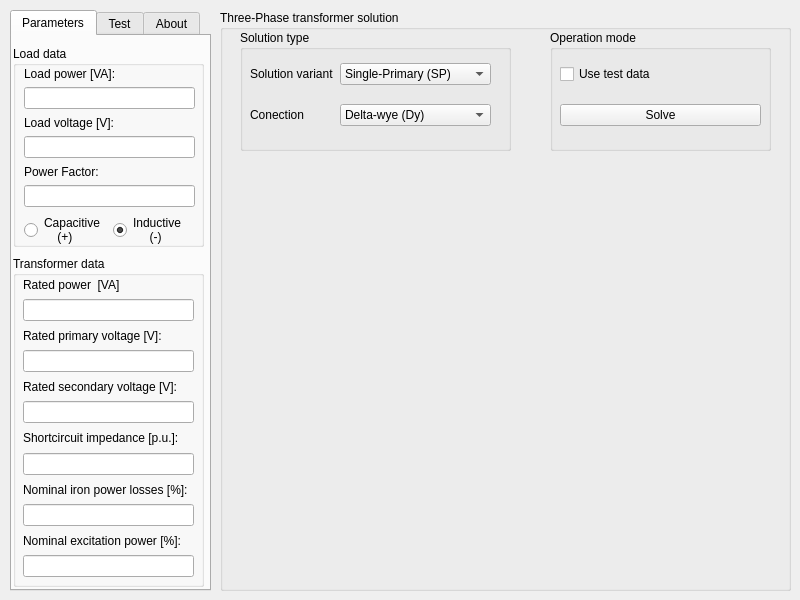
<?xml version="1.0" encoding="UTF-8"?>
<ui version="4.0">
 <class>Form</class>
 <widget class="QWidget" name="Form">
  <property name="geometry">
   <rect>
    <x>0</x>
    <y>0</y>
    <width>800</width>
    <height>600</height>
   </rect>
  </property>
  <property name="sizePolicy">
   <sizepolicy hsizetype="Preferred" vsizetype="Preferred">
    <horstretch>0</horstretch>
    <verstretch>0</verstretch>
   </sizepolicy>
  </property>
  <property name="minimumSize">
   <size>
    <width>800</width>
    <height>600</height>
   </size>
  </property>
  <property name="maximumSize">
   <size>
    <width>800</width>
    <height>600</height>
   </size>
  </property>
  <property name="windowTitle">
   <string>Three-Phase transformer solution</string>
  </property>
  <property name="windowIcon">
   <iconset resource="../../../../Python34/Lib/site-packages/PyQt4/trafoRSC.qrc">
    <normaloff>:/image/Icon.ico</normaloff>:/image/Icon.ico</iconset>
  </property>
  <widget class="QTabWidget" name="tabWidget">
   <property name="geometry">
    <rect>
     <x>10</x>
     <y>10</y>
     <width>201</width>
     <height>581</height>
    </rect>
   </property>
   <property name="maximumSize">
    <size>
     <width>1000</width>
     <height>800</height>
    </size>
   </property>
   <property name="currentIndex">
    <number>0</number>
   </property>
   <widget class="QWidget" name="tab_2">
    <attribute name="title">
     <string>Parameters</string>
    </attribute>
    <widget class="QGroupBox" name="groupBox_8">
     <property name="geometry">
      <rect>
       <x>1</x>
       <y>10</y>
       <width>191</width>
       <height>201</height>
      </rect>
     </property>
     <property name="title">
      <string>Load data</string>
     </property>
     <widget class="QWidget" name="layoutWidget">
      <property name="geometry">
       <rect>
        <x>11</x>
        <y>20</y>
        <width>171</width>
        <height>181</height>
       </rect>
      </property>
      <layout class="QVBoxLayout" name="verticalLayout_4">
       <item>
        <widget class="QLabel" name="label_9">
         <property name="text">
          <string>Load power [VA]:</string>
         </property>
        </widget>
       </item>
       <item>
        <widget class="QLineEdit" name="leLoadS">
         <property name="toolTip">
          <string>&lt;html&gt;&lt;head/&gt;&lt;body&gt;&lt;p&gt;Apparent power magnitude in the load&lt;/p&gt;&lt;/body&gt;&lt;/html&gt;</string>
         </property>
        </widget>
       </item>
       <item>
        <widget class="QLabel" name="label_10">
         <property name="text">
          <string>Load voltage [V]:</string>
         </property>
        </widget>
       </item>
       <item>
        <widget class="QLineEdit" name="leLoadV">
         <property name="toolTip">
          <string>&lt;html&gt;&lt;head/&gt;&lt;body&gt;&lt;p&gt;Line-line voltage in the load&lt;/p&gt;&lt;/body&gt;&lt;/html&gt;</string>
         </property>
        </widget>
       </item>
       <item>
        <widget class="QLabel" name="label_11">
         <property name="text">
          <string>Power Factor:</string>
         </property>
        </widget>
       </item>
       <item>
        <widget class="QLineEdit" name="leFP">
         <property name="toolTip">
          <string>&lt;html&gt;&lt;head/&gt;&lt;body&gt;&lt;p&gt;Power factor&lt;/p&gt;&lt;/body&gt;&lt;/html&gt;</string>
         </property>
        </widget>
       </item>
       <item>
        <layout class="QHBoxLayout" name="horizontalLayout">
         <item>
          <widget class="QRadioButton" name="rbLeading">
           <property name="text">
            <string>Capacitive
    (+)</string>
           </property>
          </widget>
         </item>
         <item>
          <widget class="QRadioButton" name="rbLag">
           <property name="text">
            <string>Inductive
     (-)</string>
           </property>
           <property name="checked">
            <bool>true</bool>
           </property>
          </widget>
         </item>
        </layout>
       </item>
      </layout>
     </widget>
    </widget>
    <widget class="QGroupBox" name="groupBox_5">
     <property name="geometry">
      <rect>
       <x>1</x>
       <y>220</y>
       <width>191</width>
       <height>331</height>
      </rect>
     </property>
     <property name="title">
      <string>Transformer data</string>
     </property>
     <widget class="QWidget" name="layoutWidget">
      <property name="geometry">
       <rect>
        <x>10</x>
        <y>20</y>
        <width>171</width>
        <height>301</height>
       </rect>
      </property>
      <layout class="QVBoxLayout" name="verticalLayout_3">
       <item>
        <widget class="QLabel" name="label_12">
         <property name="text">
          <string>Rated power  [VA]</string>
         </property>
        </widget>
       </item>
       <item>
        <widget class="QLineEdit" name="leRatedPower">
         <property name="toolTip">
          <string>&lt;html&gt;&lt;head/&gt;&lt;body&gt;&lt;p&gt;Transformer apparent power magnitude&lt;/p&gt;&lt;/body&gt;&lt;/html&gt;</string>
         </property>
        </widget>
       </item>
       <item>
        <widget class="QLabel" name="label_13">
         <property name="text">
          <string>Rated primary voltage [V]:</string>
         </property>
        </widget>
       </item>
       <item>
        <widget class="QLineEdit" name="lnPrimaryV">
         <property name="toolTip">
          <string>&lt;html&gt;&lt;head/&gt;&lt;body&gt;&lt;p&gt;Line-line rated voltage in transformer primary side&lt;/p&gt;&lt;/body&gt;&lt;/html&gt;</string>
         </property>
        </widget>
       </item>
       <item>
        <widget class="QLabel" name="label_14">
         <property name="text">
          <string>Rated secondary voltage [V]:</string>
         </property>
        </widget>
       </item>
       <item>
        <widget class="QLineEdit" name="leSecondaryV">
         <property name="toolTip">
          <string>&lt;html&gt;&lt;head/&gt;&lt;body&gt;&lt;p&gt;Line-line rated voltage in transformer secondary side&lt;/p&gt;&lt;/body&gt;&lt;/html&gt;</string>
         </property>
        </widget>
       </item>
       <item>
        <widget class="QLabel" name="label_17">
         <property name="text">
          <string>Shortcircuit impedance [p.u.]:</string>
         </property>
        </widget>
       </item>
       <item>
        <widget class="QLineEdit" name="leSCimpedance">
         <property name="enabled">
          <bool>true</bool>
         </property>
         <property name="toolTip">
          <string>&lt;html&gt;&lt;head/&gt;&lt;body&gt;&lt;p&gt;Shortcircuit impedance in per unit. &lt;span style=&quot; font-weight:600;&quot;&gt;Zeq&lt;/span&gt; [p.u.]&lt;/p&gt;&lt;p&gt;Here the shortcircuit impedance can be written in two ways:&lt;/p&gt;&lt;p&gt;1) Rectangular coordinates as: R+Xj&lt;/p&gt;&lt;p&gt;	Where R is the resistence an X the reactance.&lt;/p&gt;&lt;p&gt;2) Polar coordinates as: A,b&lt;/p&gt;&lt;p&gt;	Where A is the magnitude and b the angle in degrees.&lt;/p&gt;&lt;/body&gt;&lt;/html&gt;</string>
         </property>
        </widget>
       </item>
       <item>
        <widget class="QLabel" name="label_15">
         <property name="text">
          <string>Nominal iron power losses [%]:</string>
         </property>
        </widget>
       </item>
       <item>
        <widget class="QLineEdit" name="lePfe">
         <property name="toolTip">
          <string>&lt;html&gt;&lt;head/&gt;&lt;body&gt;&lt;p&gt;If nominal iron power losses are 3%, then the input value must be: 3&lt;br/&gt;&lt;/p&gt;&lt;/body&gt;&lt;/html&gt;</string>
         </property>
        </widget>
       </item>
       <item>
        <widget class="QLabel" name="label_16">
         <property name="text">
          <string>Nominal excitation power [%]:</string>
         </property>
        </widget>
       </item>
       <item>
        <widget class="QLineEdit" name="leQfd">
         <property name="toolTip">
          <string>&lt;html&gt;&lt;head/&gt;&lt;body&gt;&lt;p&gt;If the excitation power is 2%, then the input value must be: 2&lt;/p&gt;&lt;/body&gt;&lt;/html&gt;</string>
         </property>
        </widget>
       </item>
      </layout>
     </widget>
    </widget>
   </widget>
   <widget class="QWidget" name="tab">
    <attribute name="title">
     <string>Test</string>
    </attribute>
    <widget class="QGroupBox" name="groupBox_4">
     <property name="geometry">
      <rect>
       <x>1</x>
       <y>220</y>
       <width>191</width>
       <height>231</height>
      </rect>
     </property>
     <property name="toolTip">
      <string>&lt;html&gt;&lt;head/&gt;&lt;body&gt;&lt;p&gt;In these fields write the values obtained from the open circuit test, use the radio buttons to specify in which side the test was made.&lt;/p&gt;&lt;/body&gt;&lt;/html&gt;</string>
     </property>
     <property name="title">
      <string>Shortcircuit test</string>
     </property>
     <widget class="QWidget" name="layoutWidget_2">
      <property name="geometry">
       <rect>
        <x>10</x>
        <y>20</y>
        <width>171</width>
        <height>201</height>
       </rect>
      </property>
      <layout class="QVBoxLayout" name="verticalLayout_2">
       <item>
        <widget class="QLabel" name="label_6">
         <property name="text">
          <string>Shortcircuit voltage [V]:</string>
         </property>
        </widget>
       </item>
       <item>
        <widget class="QLineEdit" name="lescVoltage">
         <property name="toolTip">
          <string/>
         </property>
        </widget>
       </item>
       <item>
        <widget class="QLabel" name="label_7">
         <property name="text">
          <string>Shortcircuit current [A]:</string>
         </property>
        </widget>
       </item>
       <item>
        <widget class="QLineEdit" name="leSCcurrent">
         <property name="toolTip">
          <string/>
         </property>
        </widget>
       </item>
       <item>
        <widget class="QLabel" name="label_8">
         <property name="text">
          <string>Copper losses [W]:</string>
         </property>
        </widget>
       </item>
       <item>
        <widget class="QLineEdit" name="leCUlosses">
         <property name="toolTip">
          <string/>
         </property>
        </widget>
       </item>
       <item>
        <widget class="QRadioButton" name="rbSCsecondary">
         <property name="toolTip">
          <string>&lt;html&gt;&lt;head/&gt;&lt;body&gt;&lt;p&gt;Check if the test was made in the secondary side.&lt;/p&gt;&lt;/body&gt;&lt;/html&gt;</string>
         </property>
         <property name="text">
          <string>Secondary side</string>
         </property>
         <property name="checked">
          <bool>true</bool>
         </property>
        </widget>
       </item>
       <item>
        <widget class="QRadioButton" name="radioButton_4">
         <property name="toolTip">
          <string>&lt;html&gt;&lt;head/&gt;&lt;body&gt;&lt;p&gt;Check if the test was made in the primary side.&lt;/p&gt;&lt;/body&gt;&lt;/html&gt;</string>
         </property>
         <property name="text">
          <string>Primary side</string>
         </property>
        </widget>
       </item>
      </layout>
     </widget>
    </widget>
    <widget class="QGroupBox" name="groupBox_3">
     <property name="geometry">
      <rect>
       <x>1</x>
       <y>11</y>
       <width>191</width>
       <height>201</height>
      </rect>
     </property>
     <property name="toolTip">
      <string>&lt;html&gt;&lt;head/&gt;&lt;body&gt;&lt;p&gt;In these fields write the values obtained from the open circuit test, use the radio buttons to specify in which side the test was made.&lt;/p&gt;&lt;/body&gt;&lt;/html&gt;</string>
     </property>
     <property name="title">
      <string>Open circuit test</string>
     </property>
     <widget class="QWidget" name="layoutWidget">
      <property name="geometry">
       <rect>
        <x>11</x>
        <y>21</y>
        <width>171</width>
        <height>171</height>
       </rect>
      </property>
      <layout class="QVBoxLayout" name="verticalLayout">
       <item>
        <widget class="QLabel" name="label_3">
         <property name="text">
          <string>Open-circuit voltage [V]:</string>
         </property>
        </widget>
       </item>
       <item>
        <widget class="QLineEdit" name="leRatedVoltage">
         <property name="cursor">
          <cursorShape>IBeamCursor</cursorShape>
         </property>
         <property name="toolTip">
          <string>&lt;html&gt;&lt;head/&gt;&lt;body&gt;&lt;p&gt;Open circuit voltage&lt;/p&gt;&lt;/body&gt;&lt;/html&gt;</string>
         </property>
         <property name="autoFillBackground">
          <bool>false</bool>
         </property>
        </widget>
       </item>
       <item>
        <widget class="QLabel" name="label_4">
         <property name="text">
          <string>Open circuit current [A]:</string>
         </property>
        </widget>
       </item>
       <item>
        <widget class="QLineEdit" name="l2ocCurrent">
         <property name="toolTip">
          <string/>
         </property>
        </widget>
       </item>
       <item>
        <widget class="QLabel" name="label_5">
         <property name="text">
          <string>Iron losses [W]:</string>
         </property>
        </widget>
       </item>
       <item>
        <widget class="QLineEdit" name="leFELosses">
         <property name="toolTip">
          <string/>
         </property>
        </widget>
       </item>
       <item>
        <widget class="QRadioButton" name="rbOCsecondary">
         <property name="toolTip">
          <string>&lt;html&gt;&lt;head/&gt;&lt;body&gt;&lt;p&gt;Check if the test was made in the secondary side.&lt;/p&gt;&lt;/body&gt;&lt;/html&gt;</string>
         </property>
         <property name="text">
          <string>Secondary side</string>
         </property>
         <property name="checked">
          <bool>true</bool>
         </property>
        </widget>
       </item>
       <item>
        <widget class="QRadioButton" name="radioButton_3">
         <property name="toolTip">
          <string>&lt;html&gt;&lt;head/&gt;&lt;body&gt;&lt;p&gt;Check if the test was made in the primary side.&lt;/p&gt;&lt;/body&gt;&lt;/html&gt;</string>
         </property>
         <property name="text">
          <string>Primary side</string>
         </property>
        </widget>
       </item>
      </layout>
     </widget>
    </widget>
   </widget>
   <widget class="QWidget" name="tab_3">
    <attribute name="title">
     <string>About</string>
    </attribute>
    <widget class="QLabel" name="lblAbout">
     <property name="geometry">
      <rect>
       <x>10</x>
       <y>0</y>
       <width>161</width>
       <height>201</height>
      </rect>
     </property>
     <property name="text">
      <string>&lt;html&gt;&lt;head/&gt;&lt;body&gt;&lt;p&gt;&lt;span style=&quot; font-weight:600; font-style:italic;&quot;&gt;V1.0&lt;/span&gt;&lt;/p&gt;&lt;p&gt;&lt;span style=&quot; font-weight:600; font-style:italic;&quot;&gt;Design and programming:&lt;/span&gt;&lt;/p&gt;&lt;p&gt;&lt;span style=&quot; font-weight:600; font-style:italic;&quot;&gt;- Juan Sierra Aguilar.&lt;/span&gt;&lt;/p&gt;&lt;p&gt;&lt;span style=&quot; font-weight:600; font-style:italic;&quot;&gt;- Robin Ortiz Castrillon.&lt;/span&gt;&lt;/p&gt;&lt;p&gt;&lt;span style=&quot; font-weight:600; font-style:italic;&quot;&gt;Advisement:&lt;/span&gt;&lt;/p&gt;&lt;p&gt;&lt;span style=&quot; font-weight:600; font-style:italic;&quot;&gt;- Alvaro Jaramillo Duque.&lt;/span&gt;&lt;/p&gt;&lt;p&gt;&lt;span style=&quot; font-weight:600; font-style:italic;&quot;&gt;- Nicolás Muñoz Galeano.&lt;/span&gt;&lt;/p&gt;&lt;/body&gt;&lt;/html&gt;</string>
     </property>
    </widget>
    <widget class="QLabel" name="lblUdeA">
     <property name="geometry">
      <rect>
       <x>20</x>
       <y>210</y>
       <width>161</width>
       <height>221</height>
      </rect>
     </property>
     <property name="text">
      <string/>
     </property>
     <property name="pixmap">
      <pixmap resource="../../../../Python34/Lib/site-packages/PyQt4/trafoRSC.qrc">:/image/logoUDEA.png</pixmap>
     </property>
     <property name="scaledContents">
      <bool>true</bool>
     </property>
    </widget>
    <widget class="QLabel" name="laGimel">
     <property name="geometry">
      <rect>
       <x>60</x>
       <y>450</y>
       <width>81</width>
       <height>81</height>
      </rect>
     </property>
     <property name="text">
      <string/>
     </property>
     <property name="pixmap">
      <pixmap resource="../../../../Python34/Lib/site-packages/PyQt4/trafoRSC.qrc">:/image/gimel.png</pixmap>
     </property>
     <property name="scaledContents">
      <bool>true</bool>
     </property>
    </widget>
   </widget>
  </widget>
  <widget class="QGroupBox" name="groupBox">
   <property name="geometry">
    <rect>
     <x>220</x>
     <y>10</y>
     <width>571</width>
     <height>581</height>
    </rect>
   </property>
   <property name="maximumSize">
    <size>
     <width>1000</width>
     <height>800</height>
    </size>
   </property>
   <property name="title">
    <string>Three-Phase transformer solution</string>
   </property>
   <widget class="QGroupBox" name="groupBox_2">
    <property name="geometry">
     <rect>
      <x>20</x>
      <y>20</y>
      <width>271</width>
      <height>121</height>
     </rect>
    </property>
    <property name="title">
     <string>Solution type</string>
    </property>
    <widget class="QWidget" name="layoutWidget">
     <property name="geometry">
      <rect>
       <x>10</x>
       <y>20</y>
       <width>241</width>
       <height>91</height>
      </rect>
     </property>
     <layout class="QGridLayout" name="gridLayout">
      <item row="1" column="1">
       <widget class="QComboBox" name="cbConection">
        <property name="toolTip">
         <string>&lt;html&gt;&lt;head/&gt;&lt;body&gt;&lt;p&gt;Conection type.&lt;/p&gt;&lt;p&gt;Relataion Primary/Secondary&lt;/p&gt;&lt;/body&gt;&lt;/html&gt;</string>
        </property>
        <item>
         <property name="text">
          <string>Delta-wye (Dy)</string>
         </property>
        </item>
        <item>
         <property name="text">
          <string>Delta-delta (Dd)</string>
         </property>
        </item>
        <item>
         <property name="text">
          <string>Wye-wye (Yy)</string>
         </property>
        </item>
        <item>
         <property name="text">
          <string>Wye-delta (Yd)</string>
         </property>
        </item>
       </widget>
      </item>
      <item row="0" column="1">
       <widget class="QComboBox" name="cbMethod">
        <property name="toolTip">
         <string>&lt;html&gt;&lt;head/&gt;&lt;body&gt;&lt;p&gt;Choose a solution method.&lt;/p&gt;&lt;/body&gt;&lt;/html&gt;</string>
        </property>
        <item>
         <property name="text">
          <string>Single-Primary (SP)</string>
         </property>
        </item>
        <item>
         <property name="text">
          <string>Single-Secondary (SS)</string>
         </property>
        </item>
        <item>
         <property name="text">
          <string>Three-Primary (TP)</string>
         </property>
        </item>
        <item>
         <property name="text">
          <string>Three-Secondary (TS)</string>
         </property>
        </item>
        <item>
         <property name="text">
          <string>Per Unit (p.u)</string>
         </property>
        </item>
       </widget>
      </item>
      <item row="1" column="0">
       <widget class="QLabel" name="label_2">
        <property name="text">
         <string>Conection</string>
        </property>
       </widget>
      </item>
      <item row="0" column="0">
       <widget class="QLabel" name="label">
        <property name="text">
         <string>Solution variant</string>
        </property>
       </widget>
      </item>
     </layout>
    </widget>
   </widget>
   <widget class="QLabel" name="lblIMG">
    <property name="geometry">
     <rect>
      <x>70</x>
      <y>330</y>
      <width>421</width>
      <height>191</height>
     </rect>
    </property>
    <property name="mouseTracking">
     <bool>false</bool>
    </property>
    <property name="text">
     <string/>
    </property>
    <property name="textFormat">
     <enum>Qt::AutoText</enum>
    </property>
    <property name="pixmap">
     <pixmap resource="../../../../Python34/Lib/site-packages/PyQt4/trafoRSC.qrc">:/image/trafoIMG.png</pixmap>
    </property>
    <property name="scaledContents">
     <bool>true</bool>
    </property>
   </widget>
   <widget class="QLabel" name="lblEqImpedance">
    <property name="geometry">
     <rect>
      <x>270</x>
      <y>300</y>
      <width>151</width>
      <height>31</height>
     </rect>
    </property>
    <property name="font">
     <font>
      <family>Arial</family>
      <weight>75</weight>
      <bold>true</bold>
     </font>
    </property>
    <property name="text">
     <string>&lt;html&gt;&lt;head/&gt;&lt;body&gt;&lt;p align=&quot;center&quot;&gt;&lt;br/&gt;&lt;/p&gt;&lt;/body&gt;&lt;/html&gt;</string>
    </property>
    <property name="textFormat">
     <enum>Qt::RichText</enum>
    </property>
   </widget>
   <widget class="QGroupBox" name="groupBox_6">
    <property name="geometry">
     <rect>
      <x>330</x>
      <y>20</y>
      <width>221</width>
      <height>121</height>
     </rect>
    </property>
    <property name="toolTip">
     <string/>
    </property>
    <property name="title">
     <string>Operation mode</string>
    </property>
    <widget class="QWidget" name="layoutWidget">
     <property name="geometry">
      <rect>
       <x>10</x>
       <y>20</y>
       <width>201</width>
       <height>91</height>
      </rect>
     </property>
     <layout class="QVBoxLayout" name="verticalLayout_7">
      <item>
       <widget class="QCheckBox" name="cbTestData">
        <property name="text">
         <string>Use test data</string>
        </property>
       </widget>
      </item>
      <item>
       <widget class="QPushButton" name="btnSolve">
        <property name="toolTip">
         <string/>
        </property>
        <property name="text">
         <string>Solve</string>
        </property>
       </widget>
      </item>
     </layout>
    </widget>
   </widget>
   <widget class="QLabel" name="lblVLoad">
    <property name="geometry">
     <rect>
      <x>470</x>
      <y>420</y>
      <width>81</width>
      <height>31</height>
     </rect>
    </property>
    <property name="font">
     <font>
      <family>Arial</family>
      <weight>75</weight>
      <bold>true</bold>
     </font>
    </property>
    <property name="text">
     <string>&lt;html&gt;&lt;head/&gt;&lt;body&gt;&lt;p&gt;&lt;br/&gt;&lt;/p&gt;&lt;/body&gt;&lt;/html&gt;</string>
    </property>
    <property name="textFormat">
     <enum>Qt::RichText</enum>
    </property>
   </widget>
   <widget class="QLabel" name="lblSLoad">
    <property name="geometry">
     <rect>
      <x>470</x>
      <y>490</y>
      <width>91</width>
      <height>41</height>
     </rect>
    </property>
    <property name="font">
     <font>
      <family>Arial</family>
      <weight>75</weight>
      <bold>true</bold>
     </font>
    </property>
    <property name="text">
     <string>&lt;html&gt;&lt;head/&gt;&lt;body&gt;&lt;p&gt;&lt;br/&gt;&lt;/p&gt;&lt;/body&gt;&lt;/html&gt;</string>
    </property>
    <property name="textFormat">
     <enum>Qt::RichText</enum>
    </property>
   </widget>
   <widget class="QLabel" name="lblVIn">
    <property name="geometry">
     <rect>
      <x>30</x>
      <y>400</y>
      <width>71</width>
      <height>61</height>
     </rect>
    </property>
    <property name="font">
     <font>
      <family>Arial</family>
      <weight>75</weight>
      <bold>true</bold>
     </font>
    </property>
    <property name="text">
     <string>&lt;html&gt;&lt;head/&gt;&lt;body&gt;&lt;p align=&quot;center&quot;&gt;&lt;br/&gt;&lt;/p&gt;&lt;/body&gt;&lt;/html&gt;</string>
    </property>
    <property name="textFormat">
     <enum>Qt::RichText</enum>
    </property>
   </widget>
   <widget class="QLabel" name="lblIload">
    <property name="geometry">
     <rect>
      <x>420</x>
      <y>300</y>
      <width>91</width>
      <height>41</height>
     </rect>
    </property>
    <property name="font">
     <font>
      <family>Arial</family>
      <weight>75</weight>
      <bold>true</bold>
     </font>
    </property>
    <property name="text">
     <string>&lt;html&gt;&lt;head/&gt;&lt;body&gt;&lt;p&gt;&lt;br/&gt;&lt;/p&gt;&lt;/body&gt;&lt;/html&gt;</string>
    </property>
    <property name="textFormat">
     <enum>Qt::RichText</enum>
    </property>
   </widget>
   <widget class="QLabel" name="lblIIn">
    <property name="geometry">
     <rect>
      <x>120</x>
      <y>290</y>
      <width>91</width>
      <height>41</height>
     </rect>
    </property>
    <property name="font">
     <font>
      <weight>75</weight>
      <bold>true</bold>
     </font>
    </property>
    <property name="text">
     <string>&lt;html&gt;&lt;head/&gt;&lt;body&gt;&lt;p align=&quot;center&quot;&gt;&lt;br/&gt;&lt;/p&gt;&lt;/body&gt;&lt;/html&gt;</string>
    </property>
    <property name="textFormat">
     <enum>Qt::RichText</enum>
    </property>
   </widget>
   <widget class="QLabel" name="lblIm">
    <property name="geometry">
     <rect>
      <x>250</x>
      <y>480</y>
      <width>161</width>
      <height>31</height>
     </rect>
    </property>
    <property name="font">
     <font>
      <family>Arial</family>
      <weight>75</weight>
      <bold>true</bold>
     </font>
    </property>
    <property name="text">
     <string>&lt;html&gt;&lt;head/&gt;&lt;body&gt;&lt;p&gt;&lt;br/&gt;&lt;/p&gt;&lt;/body&gt;&lt;/html&gt;</string>
    </property>
    <property name="textFormat">
     <enum>Qt::RichText</enum>
    </property>
   </widget>
   <widget class="QLabel" name="lblVDrop">
    <property name="geometry">
     <rect>
      <x>300</x>
      <y>360</y>
      <width>101</width>
      <height>31</height>
     </rect>
    </property>
    <property name="font">
     <font>
      <family>Arial</family>
      <weight>75</weight>
      <bold>true</bold>
     </font>
    </property>
    <property name="text">
     <string>&lt;html&gt;&lt;head/&gt;&lt;body&gt;&lt;p align=&quot;center&quot;&gt;&lt;br/&gt;&lt;/p&gt;&lt;/body&gt;&lt;/html&gt;</string>
    </property>
    <property name="textFormat">
     <enum>Qt::RichText</enum>
    </property>
   </widget>
   <widget class="QLabel" name="lblZm">
    <property name="geometry">
     <rect>
      <x>260</x>
      <y>410</y>
      <width>81</width>
      <height>41</height>
     </rect>
    </property>
    <property name="font">
     <font>
      <family>Arial</family>
      <weight>75</weight>
      <bold>true</bold>
     </font>
    </property>
    <property name="text">
     <string>&lt;html&gt;&lt;head/&gt;&lt;body&gt;&lt;p&gt;&lt;br/&gt;&lt;/p&gt;&lt;/body&gt;&lt;/html&gt;</string>
    </property>
    <property name="textFormat">
     <enum>Qt::RichText</enum>
    </property>
   </widget>
   <widget class="QWidget" name="layoutWidget">
    <property name="geometry">
     <rect>
      <x>70</x>
      <y>160</y>
      <width>491</width>
      <height>100</height>
     </rect>
    </property>
    <layout class="QHBoxLayout" name="horizontalLayout_2">
     <item>
      <layout class="QVBoxLayout" name="verticalLayout_5">
       <item>
        <widget class="QLabel" name="lblanom">
         <property name="font">
          <font>
           <family>Arial</family>
           <weight>75</weight>
           <bold>true</bold>
          </font>
         </property>
         <property name="text">
          <string>&lt;html&gt;&lt;head/&gt;&lt;body&gt;&lt;p&gt;&lt;br/&gt;&lt;/p&gt;&lt;/body&gt;&lt;/html&gt;</string>
         </property>
         <property name="textFormat">
          <enum>Qt::RichText</enum>
         </property>
        </widget>
       </item>
       <item>
        <widget class="QLabel" name="lbla">
         <property name="font">
          <font>
           <family>Arial</family>
           <weight>75</weight>
           <bold>true</bold>
          </font>
         </property>
         <property name="text">
          <string>&lt;html&gt;&lt;head/&gt;&lt;body&gt;&lt;p&gt;&lt;br/&gt;&lt;/p&gt;&lt;/body&gt;&lt;/html&gt;</string>
         </property>
         <property name="textFormat">
          <enum>Qt::RichText</enum>
         </property>
        </widget>
       </item>
       <item>
        <widget class="QLabel" name="lblRm">
         <property name="font">
          <font>
           <family>Arial</family>
           <weight>75</weight>
           <bold>true</bold>
          </font>
         </property>
         <property name="text">
          <string>&lt;html&gt;&lt;head/&gt;&lt;body&gt;&lt;p&gt;&lt;br/&gt;&lt;/p&gt;&lt;/body&gt;&lt;/html&gt;</string>
         </property>
         <property name="textFormat">
          <enum>Qt::RichText</enum>
         </property>
        </widget>
       </item>
      </layout>
     </item>
     <item>
      <layout class="QVBoxLayout" name="verticalLayout_6">
       <item>
        <widget class="QLabel" name="lblPfe">
         <property name="font">
          <font>
           <family>Arial</family>
           <weight>75</weight>
           <bold>true</bold>
          </font>
         </property>
         <property name="text">
          <string>&lt;html&gt;&lt;head/&gt;&lt;body&gt;&lt;p&gt;&lt;br/&gt;&lt;/p&gt;&lt;/body&gt;&lt;/html&gt;</string>
         </property>
         <property name="textFormat">
          <enum>Qt::RichText</enum>
         </property>
        </widget>
       </item>
       <item>
        <widget class="QLabel" name="lblPcu">
         <property name="font">
          <font>
           <family>Arial</family>
           <weight>75</weight>
           <bold>true</bold>
          </font>
         </property>
         <property name="text">
          <string>&lt;html&gt;&lt;head/&gt;&lt;body&gt;&lt;p&gt;&lt;br/&gt;&lt;/p&gt;&lt;/body&gt;&lt;/html&gt;</string>
         </property>
         <property name="textFormat">
          <enum>Qt::RichText</enum>
         </property>
        </widget>
       </item>
       <item>
        <widget class="QLabel" name="lblXm">
         <property name="font">
          <font>
           <family>Arial</family>
           <weight>75</weight>
           <bold>true</bold>
          </font>
         </property>
         <property name="text">
          <string>&lt;html&gt;&lt;head/&gt;&lt;body&gt;&lt;p&gt;&lt;br/&gt;&lt;/p&gt;&lt;/body&gt;&lt;/html&gt;</string>
         </property>
         <property name="textFormat">
          <enum>Qt::RichText</enum>
         </property>
        </widget>
       </item>
      </layout>
     </item>
     <item>
      <layout class="QVBoxLayout" name="verticalLayout_8">
       <item>
        <widget class="QLabel" name="lbleffi">
         <property name="font">
          <font>
           <family>Arial</family>
           <weight>75</weight>
           <bold>true</bold>
          </font>
         </property>
         <property name="text">
          <string>&lt;html&gt;&lt;head/&gt;&lt;body&gt;&lt;p&gt;&lt;br/&gt;&lt;/p&gt;&lt;/body&gt;&lt;/html&gt;</string>
         </property>
         <property name="textFormat">
          <enum>Qt::RichText</enum>
         </property>
        </widget>
       </item>
       <item>
        <widget class="QLabel" name="lblreg">
         <property name="font">
          <font>
           <family>Arial</family>
           <weight>75</weight>
           <bold>true</bold>
          </font>
         </property>
         <property name="text">
          <string>&lt;html&gt;&lt;head/&gt;&lt;body&gt;&lt;p&gt;&lt;br/&gt;&lt;/p&gt;&lt;/body&gt;&lt;/html&gt;</string>
         </property>
         <property name="textFormat">
          <enum>Qt::RichText</enum>
         </property>
        </widget>
       </item>
       <item>
        <widget class="QLabel" name="lblFPin">
         <property name="font">
          <font>
           <family>Arial</family>
           <weight>75</weight>
           <bold>true</bold>
          </font>
         </property>
         <property name="text">
          <string>&lt;html&gt;&lt;head/&gt;&lt;body&gt;&lt;p&gt;&lt;br/&gt;&lt;/p&gt;&lt;/body&gt;&lt;/html&gt;</string>
         </property>
         <property name="textFormat">
          <enum>Qt::RichText</enum>
         </property>
        </widget>
       </item>
      </layout>
     </item>
    </layout>
   </widget>
  </widget>
 </widget>
 <tabstops>
  <tabstop>tabWidget</tabstop>
  <tabstop>leLoadS</tabstop>
  <tabstop>leLoadV</tabstop>
  <tabstop>leFP</tabstop>
  <tabstop>rbLeading</tabstop>
  <tabstop>rbLag</tabstop>
  <tabstop>leRatedPower</tabstop>
  <tabstop>lnPrimaryV</tabstop>
  <tabstop>leSecondaryV</tabstop>
  <tabstop>leSCimpedance</tabstop>
  <tabstop>lePfe</tabstop>
  <tabstop>leQfd</tabstop>
  <tabstop>cbMethod</tabstop>
  <tabstop>cbConection</tabstop>
  <tabstop>cbTestData</tabstop>
  <tabstop>btnSolve</tabstop>
  <tabstop>leRatedVoltage</tabstop>
  <tabstop>l2ocCurrent</tabstop>
  <tabstop>leFELosses</tabstop>
  <tabstop>lescVoltage</tabstop>
  <tabstop>leSCcurrent</tabstop>
  <tabstop>leCUlosses</tabstop>
 </tabstops>
 <resources>
  <include location="../../../../Python34/Lib/site-packages/PyQt4/trafoRSC.qrc"/>
 </resources>
 <connections/>
</ui>
